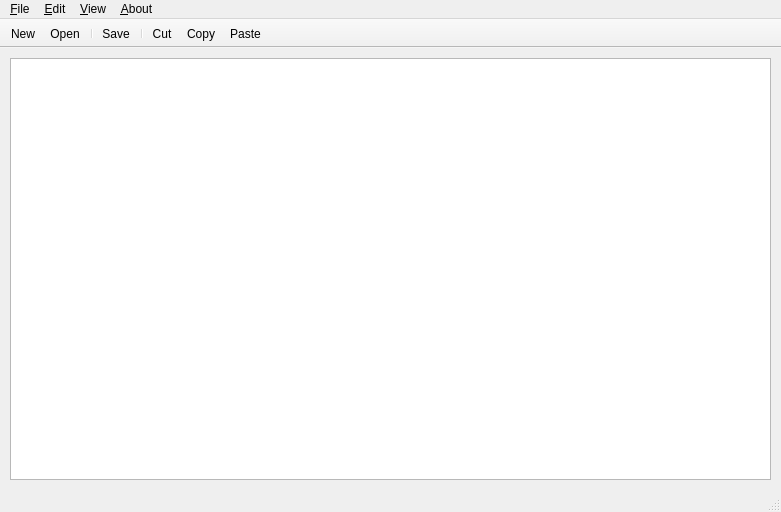
<?xml version="1.0" encoding="UTF-8"?>
<ui version="4.0">
 <class>TextEditor</class>
 <widget class="QMainWindow" name="TextEditor">
  <property name="geometry">
   <rect>
    <x>0</x>
    <y>0</y>
    <width>781</width>
    <height>512</height>
   </rect>
  </property>
  <property name="sizePolicy">
   <sizepolicy hsizetype="Preferred" vsizetype="Preferred">
    <horstretch>0</horstretch>
    <verstretch>0</verstretch>
   </sizepolicy>
  </property>
  <property name="minimumSize">
   <size>
    <width>300</width>
    <height>200</height>
   </size>
  </property>
  <property name="windowTitle">
   <string>TextEditor[*]</string>
  </property>
  <widget class="QWidget" name="centralwidget">
   <property name="enabled">
    <bool>true</bool>
   </property>
   <property name="sizePolicy">
    <sizepolicy hsizetype="Preferred" vsizetype="Preferred">
     <horstretch>0</horstretch>
     <verstretch>0</verstretch>
    </sizepolicy>
   </property>
   <layout class="QVBoxLayout" name="verticalLayout_2">
    <property name="leftMargin">
     <number>10</number>
    </property>
    <property name="topMargin">
     <number>10</number>
    </property>
    <property name="rightMargin">
     <number>10</number>
    </property>
    <property name="bottomMargin">
     <number>10</number>
    </property>
    <item>
     <widget class="QTextEdit" name="textEdit"/>
    </item>
   </layout>
  </widget>
  <widget class="QMenuBar" name="menubar">
   <property name="geometry">
    <rect>
     <x>0</x>
     <y>0</y>
     <width>781</width>
     <height>21</height>
    </rect>
   </property>
   <widget class="QMenu" name="menu_File">
    <property name="title">
     <string>&amp;File</string>
    </property>
    <property name="toolTipsVisible">
     <bool>true</bool>
    </property>
    <addaction name="actionNew"/>
    <addaction name="actionOpen"/>
    <addaction name="separator"/>
    <addaction name="actionSave"/>
    <addaction name="actionSaveAs"/>
    <addaction name="separator"/>
    <addaction name="actionClose"/>
    <addaction name="separator"/>
    <addaction name="actionExit"/>
   </widget>
   <widget class="QMenu" name="menu_View">
    <property name="toolTip">
     <string>Вид</string>
    </property>
    <property name="title">
     <string>&amp;View</string>
    </property>
    <property name="toolTipsVisible">
     <bool>true</bool>
    </property>
    <addaction name="actionSelectFont"/>
   </widget>
   <widget class="QMenu" name="menuEdit">
    <property name="toolTip">
     <string>Правка</string>
    </property>
    <property name="title">
     <string>&amp;Edit</string>
    </property>
    <property name="toolTipsVisible">
     <bool>true</bool>
    </property>
    <addaction name="actionCut"/>
    <addaction name="actionCopy"/>
    <addaction name="actionPaste"/>
    <addaction name="separator"/>
    <addaction name="actionUndo"/>
    <addaction name="actionRedo"/>
   </widget>
   <widget class="QMenu" name="menuAbout">
    <property name="toolTip">
     <string>Справка</string>
    </property>
    <property name="title">
     <string>&amp;About</string>
    </property>
    <property name="toolTipsVisible">
     <bool>true</bool>
    </property>
    <addaction name="actionAbout"/>
    <addaction name="actionAboutQt"/>
   </widget>
   <addaction name="menu_File"/>
   <addaction name="menuEdit"/>
   <addaction name="menu_View"/>
   <addaction name="menuAbout"/>
  </widget>
  <widget class="QStatusBar" name="statusbar">
   <property name="enabled">
    <bool>true</bool>
   </property>
  </widget>
  <widget class="QToolBar" name="toolBar">
   <property name="windowTitle">
    <string>toolBar</string>
   </property>
   <property name="movable">
    <bool>false</bool>
   </property>
   <property name="toolButtonStyle">
    <enum>Qt::ToolButtonIconOnly</enum>
   </property>
   <property name="floatable">
    <bool>true</bool>
   </property>
   <attribute name="toolBarArea">
    <enum>TopToolBarArea</enum>
   </attribute>
   <attribute name="toolBarBreak">
    <bool>false</bool>
   </attribute>
   <addaction name="actionNew"/>
   <addaction name="actionOpen"/>
   <addaction name="separator"/>
   <addaction name="actionSave"/>
   <addaction name="separator"/>
   <addaction name="actionCut"/>
   <addaction name="actionCopy"/>
   <addaction name="actionPaste"/>
  </widget>
  <action name="actionNew">
   <property name="icon">
    <iconset resource="texteditor.qrc">
     <normaloff>:/icons/src/new.png</normaloff>:/icons/src/new.png</iconset>
   </property>
   <property name="text">
    <string>&amp;New</string>
   </property>
   <property name="toolTip">
    <string>Создать новый документ</string>
   </property>
   <property name="shortcut">
    <string>Ctrl+N</string>
   </property>
  </action>
  <action name="actionClose">
   <property name="text">
    <string>&amp;Close</string>
   </property>
   <property name="toolTip">
    <string>Закрыть текущее окно</string>
   </property>
   <property name="shortcut">
    <string>Ctrl+W</string>
   </property>
  </action>
  <action name="actionExit">
   <property name="text">
    <string>&amp;Exit</string>
   </property>
   <property name="toolTip">
    <string>Закрыть приложение</string>
   </property>
  </action>
  <action name="actionSelectFont">
   <property name="text">
    <string>Select &amp;Font</string>
   </property>
   <property name="toolTip">
    <string>Выбрать шрифт</string>
   </property>
  </action>
  <action name="actionCopy">
   <property name="icon">
    <iconset resource="texteditor.qrc">
     <normaloff>:/icons/src/copy.png</normaloff>:/icons/src/copy.png</iconset>
   </property>
   <property name="text">
    <string>&amp;Copy</string>
   </property>
   <property name="toolTip">
    <string>Копировать</string>
   </property>
   <property name="shortcut">
    <string>Ctrl+C</string>
   </property>
  </action>
  <action name="actionCut">
   <property name="icon">
    <iconset resource="texteditor.qrc">
     <normaloff>:/icons/src/cut.png</normaloff>:/icons/src/cut.png</iconset>
   </property>
   <property name="text">
    <string>&amp;Cut</string>
   </property>
   <property name="toolTip">
    <string>Вырезать</string>
   </property>
   <property name="shortcut">
    <string>Ctrl+X</string>
   </property>
  </action>
  <action name="actionPaste">
   <property name="icon">
    <iconset resource="texteditor.qrc">
     <normaloff>:/icons/src/paste.png</normaloff>:/icons/src/paste.png</iconset>
   </property>
   <property name="text">
    <string>&amp;Paste</string>
   </property>
   <property name="toolTip">
    <string>Вставить</string>
   </property>
   <property name="shortcut">
    <string>Ctrl+V</string>
   </property>
  </action>
  <action name="actionAbout">
   <property name="text">
    <string>&amp;About</string>
   </property>
   <property name="toolTip">
    <string>О программе</string>
   </property>
  </action>
  <action name="actionAboutQt">
   <property name="text">
    <string>&amp;AboutQt</string>
   </property>
   <property name="toolTip">
    <string>О Qt</string>
   </property>
  </action>
  <action name="actionUndo">
   <property name="text">
    <string>&amp;Undo</string>
   </property>
   <property name="toolTip">
    <string>Отменить</string>
   </property>
   <property name="shortcut">
    <string>Ctrl+Z</string>
   </property>
  </action>
  <action name="actionRedo">
   <property name="text">
    <string>&amp;Redo</string>
   </property>
   <property name="toolTip">
    <string>Повторить</string>
   </property>
   <property name="shortcut">
    <string>Ctrl+Y</string>
   </property>
  </action>
  <action name="actionOpen">
   <property name="icon">
    <iconset resource="texteditor.qrc">
     <normaloff>:/icons/src/open.png</normaloff>:/icons/src/open.png</iconset>
   </property>
   <property name="text">
    <string>&amp;Open</string>
   </property>
   <property name="toolTip">
    <string>Открыть</string>
   </property>
   <property name="shortcut">
    <string>Ctrl+O</string>
   </property>
  </action>
  <action name="actionSave">
   <property name="icon">
    <iconset resource="texteditor.qrc">
     <normaloff>:/icons/src/save.png</normaloff>:/icons/src/save.png</iconset>
   </property>
   <property name="text">
    <string>&amp;Save</string>
   </property>
   <property name="toolTip">
    <string>Сохранить</string>
   </property>
   <property name="shortcut">
    <string>Ctrl+S</string>
   </property>
  </action>
  <action name="actionSaveAs">
   <property name="icon">
    <iconset resource="texteditor.qrc">
     <normaloff>:/icons/src/save.png</normaloff>:/icons/src/save.png</iconset>
   </property>
   <property name="text">
    <string>&amp;Save As</string>
   </property>
   <property name="toolTip">
    <string>Сохранить как</string>
   </property>
   <property name="shortcut">
    <string>Ctrl+Shift+S</string>
   </property>
  </action>
 </widget>
 <resources>
  <include location="texteditor.qrc"/>
 </resources>
 <connections/>
</ui>
